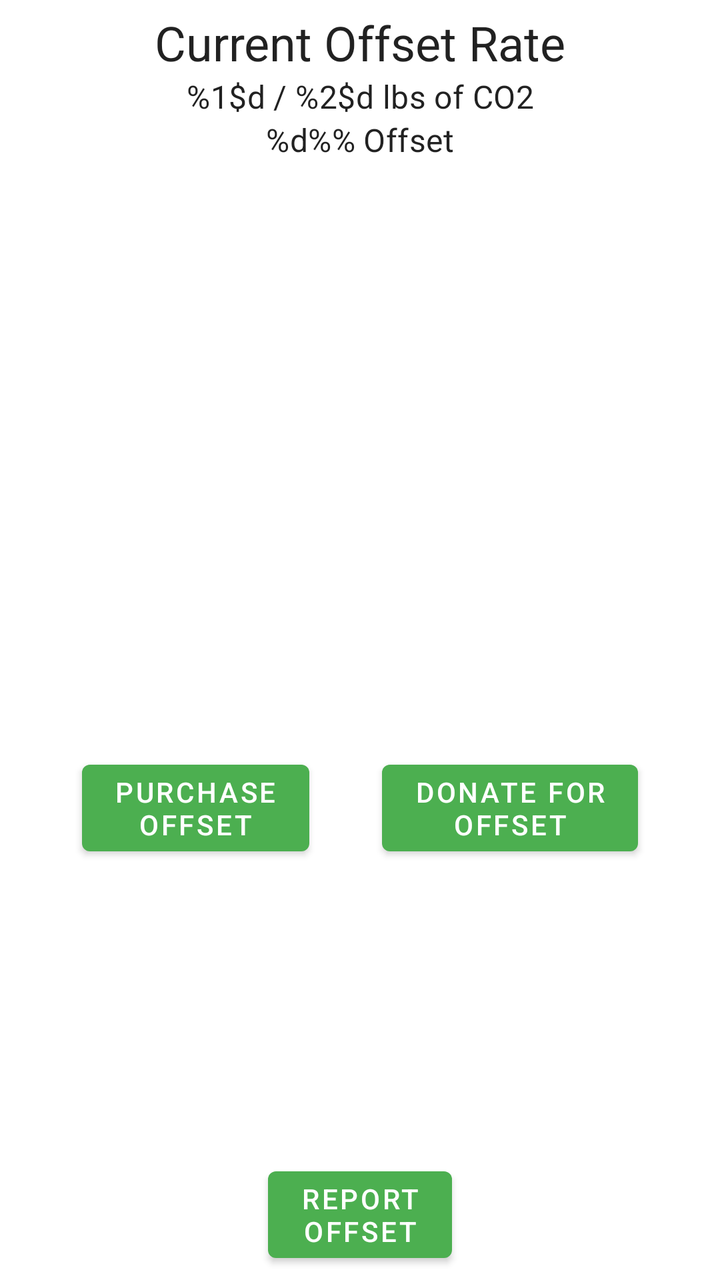
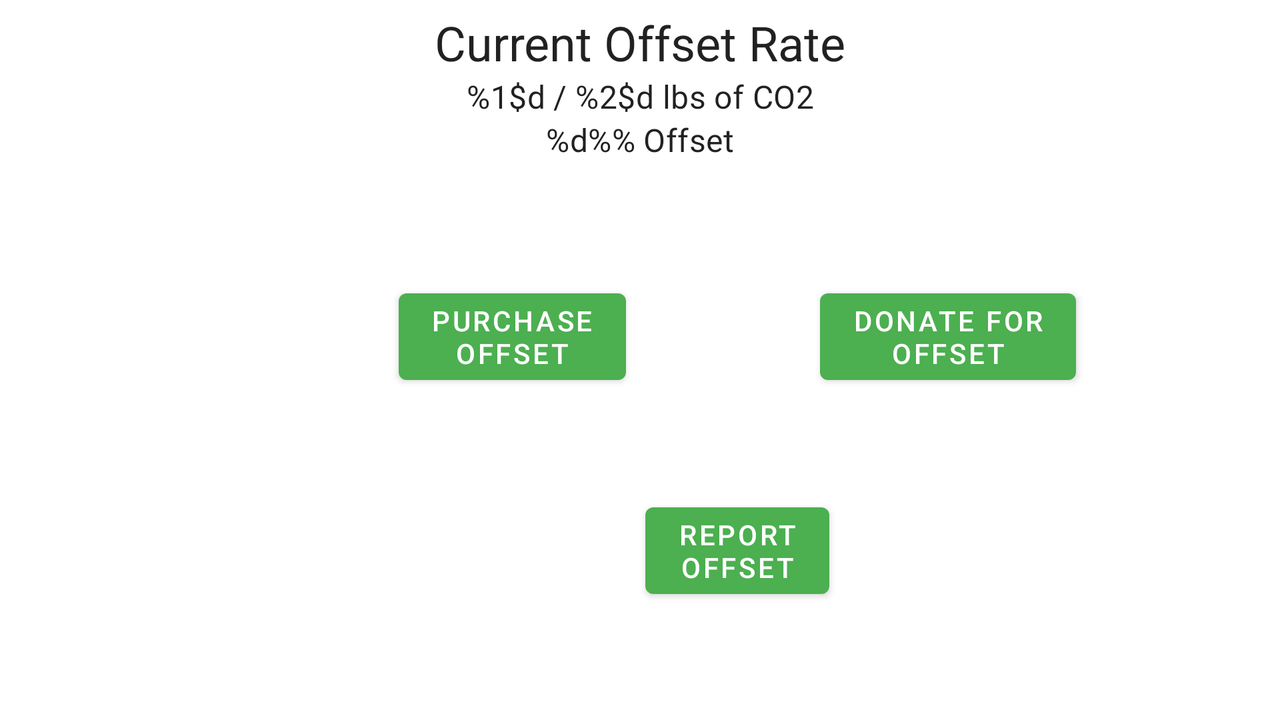

Two renders of one Android screen. The first uses the default layout on a phone; the second uses the alternative layout the repository ships for a different screen configuration, on a matching device. The two XML files are below.
<!-- AndroidManifest.xml: application theme AppTheme -->
<!-- res/layout/fragment_offsets.xml -->
<?xml version="1.0" encoding="utf-8"?>
<androidx.constraintlayout.widget.ConstraintLayout
    xmlns:android="http://schemas.android.com/apk/res/android"
    xmlns:app="http://schemas.android.com/apk/res-auto"
    xmlns:tools="http://schemas.android.com/tools"
    android:layout_width="match_parent"
    android:layout_height="match_parent"
    android:padding="5dp"
    tools:context=".screens.OffsetsFragment">

    <TextView
        android:id="@+id/textView_CurrentOffsetTitle"
        android:layout_width="wrap_content"
        android:layout_height="wrap_content"
        android:text="@string/current_offset_rate"
        app:layout_constraintEnd_toEndOf="parent"
        app:layout_constraintStart_toStartOf="parent"
        app:layout_constraintTop_toTopOf="parent"
        style="@style/TextAppearance.MaterialComponents.Headline5"/>

    <TextView
        android:id="@+id/textView_offsetRatio"
        android:layout_width="wrap_content"
        android:layout_height="wrap_content"
        android:text="@string/offset_ratio"
        app:layout_constraintEnd_toEndOf="parent"
        app:layout_constraintStart_toStartOf="parent"
        app:layout_constraintTop_toBottomOf="@+id/textView_CurrentOffsetTitle"
        style="@style/TextAppearance.MaterialComponents.Subtitle1"/>

    <TextView
        android:id="@+id/textView_offsetPercentage"
        android:layout_width="wrap_content"
        android:layout_height="wrap_content"
        android:text="@string/offset_percentage"
        app:layout_constraintEnd_toEndOf="parent"
        app:layout_constraintStart_toStartOf="parent"
        app:layout_constraintTop_toBottomOf="@+id/textView_offsetRatio"
        style="@style/TextAppearance.MaterialComponents.Subtitle1"/>

    <ImageView
        android:id="@+id/imageView_treeDead"
        android:layout_width="wrap_content"
        android:layout_height="wrap_content"
        app:layout_constraintEnd_toEndOf="parent"
        app:layout_constraintStart_toStartOf="parent"
        app:layout_constraintTop_toBottomOf="@+id/textView_offsetPercentage"
        app:layout_constraintBottom_toTopOf="@+id/button_purchaseOffset"
        app:srcCompat="@drawable/ic_tree_dead" />

    <ImageView
        android:id="@+id/imageView_treeAlive"
        android:layout_width="0dp"
        android:layout_height="0dp"
        app:layout_constraintTop_toTopOf="@id/imageView_treeDead"
        app:layout_constraintBottom_toBottomOf="@id/imageView_treeDead"
        app:layout_constraintStart_toStartOf="@id/imageView_treeDead"
        app:layout_constraintEnd_toEndOf="@id/imageView_treeDead"
        app:srcCompat="@drawable/ic_tree_colored"
        android:alpha="0"/>


    <Button
        android:id="@+id/button_purchaseOffset"
        android:layout_width="wrap_content"
        android:layout_height="wrap_content"
        android:text="@string/purchase_offset"
        app:layout_constraintBottom_toTopOf="@+id/button_reportOffset"
        app:layout_constraintEnd_toStartOf="@id/button_donateOffset"
        app:layout_constraintStart_toStartOf="parent"
        app:layout_constraintTop_toBottomOf="@+id/imageView_treeDead" />

    <Button
        android:id="@+id/button_donateOffset"
        android:layout_width="wrap_content"
        android:layout_height="wrap_content"
        android:text="@string/donate_for_offset"
        app:layout_constraintBottom_toBottomOf="@+id/button_purchaseOffset"
        app:layout_constraintEnd_toEndOf="parent"
        app:layout_constraintStart_toEndOf="@+id/button_purchaseOffset"
        app:layout_constraintTop_toTopOf="@+id/button_purchaseOffset" />

    <Button
        android:id="@+id/button_reportOffset"
        android:layout_width="wrap_content"
        android:layout_height="wrap_content"
        android:text="@string/report_offset"
        app:layout_constraintBottom_toBottomOf="parent"
        app:layout_constraintEnd_toEndOf="parent"
        app:layout_constraintStart_toStartOf="parent" />

</androidx.constraintlayout.widget.ConstraintLayout>
<!-- resources referenced by this layout -->
<resources>
  <string name="current_offset_rate">Current Offset Rate</string>
  <string name="donate_for_offset">Donate for\nOffset</string>
  <string name="offset_percentage">%d%% Offset</string>
  <string name="offset_ratio">%1$d / %2$d lbs of CO2</string>
  <string name="purchase_offset">Purchase\nOffset</string>
  <string name="report_offset">Report\nOffset</string>
  <style name="AppTheme" parent="Theme.MaterialComponents.Light.DarkActionBar">
          
          <item name="colorPrimary">@color/colorPrimary</item>
          <item name="colorPrimaryDark">@color/colorPrimaryDark</item>
          <item name="colorAccent">@color/colorAccent</item>
          <item name="android:textColorSecondary">@color/white</item>
      </style>
  <color name="colorPrimary">#4CAF50</color>
  <color name="colorPrimaryDark">#388E3C</color>
  <color name="colorAccent">#607D8B</color>
  <color name="white">#FFFFFF</color>
</resources>
<!-- res/layout-land/fragment_offsets.xml (the repository's variant of the layout above) -->
<!-- drawn on the phone turned sideways -->
<?xml version="1.0" encoding="utf-8"?>
<androidx.constraintlayout.widget.ConstraintLayout
    xmlns:android="http://schemas.android.com/apk/res/android"
    xmlns:app="http://schemas.android.com/apk/res-auto"
    xmlns:tools="http://schemas.android.com/tools"
    android:layout_width="match_parent"
    android:layout_height="match_parent"
    android:padding="5dp"
    tools:context=".screens.OffsetsFragment">

    <TextView
        android:id="@+id/textView_CurrentOffsetTitle"
        android:layout_width="wrap_content"
        android:layout_height="wrap_content"
        android:text="@string/current_offset_rate"
        app:layout_constraintEnd_toEndOf="parent"
        app:layout_constraintStart_toStartOf="parent"
        app:layout_constraintTop_toTopOf="parent"
        style="@style/TextAppearance.MaterialComponents.Headline5"/>

    <TextView
        android:id="@+id/textView_offsetRatio"
        android:layout_width="wrap_content"
        android:layout_height="wrap_content"
        android:text="@string/offset_ratio"
        app:layout_constraintEnd_toEndOf="parent"
        app:layout_constraintStart_toStartOf="parent"
        app:layout_constraintTop_toBottomOf="@+id/textView_CurrentOffsetTitle"
        style="@style/TextAppearance.MaterialComponents.Subtitle1"/>

    <TextView
        android:id="@+id/textView_offsetPercentage"
        android:layout_width="wrap_content"
        android:layout_height="wrap_content"
        android:text="@string/offset_percentage"
        app:layout_constraintEnd_toEndOf="parent"
        app:layout_constraintStart_toStartOf="parent"
        app:layout_constraintTop_toBottomOf="@+id/textView_offsetRatio"
        style="@style/TextAppearance.MaterialComponents.Subtitle1"/>

    <ImageView
        android:id="@+id/imageView_treeDead"
        android:layout_width="wrap_content"
        android:layout_height="wrap_content"
        app:layout_constraintBottom_toBottomOf="parent"
        app:layout_constraintStart_toStartOf="parent"
        app:layout_constraintTop_toBottomOf="@+id/textView_offsetPercentage"
        app:layout_constraintEnd_toStartOf="@id/button_purchaseOffset"
        app:srcCompat="@drawable/ic_tree_dead" />

    <ImageView
        android:id="@+id/imageView_treeAlive"
        android:layout_width="0dp"
        android:layout_height="0dp"
        app:layout_constraintTop_toTopOf="@id/imageView_treeDead"
        app:layout_constraintBottom_toBottomOf="@id/imageView_treeDead"
        app:layout_constraintStart_toStartOf="@id/imageView_treeDead"
        app:layout_constraintEnd_toEndOf="@id/imageView_treeDead"
        app:srcCompat="@drawable/ic_tree_colored"
        android:alpha="0"/>

    <Button
        android:id="@+id/button_purchaseOffset"
        android:layout_width="wrap_content"
        android:layout_height="wrap_content"
        android:layout_marginTop="8dp"
        android:text="@string/purchase_offset"
        app:layout_constraintEnd_toStartOf="@id/button_donateOffset"
        app:layout_constraintStart_toEndOf="@+id/imageView_treeDead"
        app:layout_constraintTop_toBottomOf="@+id/textView_offsetPercentage"
        app:layout_constraintBottom_toTopOf="@id/button_reportOffset"/>

    <Button
        android:id="@+id/button_donateOffset"
        android:layout_width="wrap_content"
        android:layout_height="wrap_content"
        android:text="@string/donate_for_offset"
        app:layout_constraintBottom_toBottomOf="@+id/button_purchaseOffset"
        app:layout_constraintEnd_toEndOf="parent"
        app:layout_constraintStart_toEndOf="@+id/button_purchaseOffset"
        app:layout_constraintTop_toTopOf="@+id/button_purchaseOffset" />

    <Button
        android:id="@+id/button_reportOffset"
        android:layout_width="wrap_content"
        android:layout_height="wrap_content"
        android:text="@string/report_offset"
        app:layout_constraintBottom_toBottomOf="parent"
        app:layout_constraintEnd_toEndOf="@+id/button_donateOffset"
        app:layout_constraintStart_toStartOf="@+id/button_purchaseOffset"
        app:layout_constraintTop_toBottomOf="@+id/button_purchaseOffset" />

</androidx.constraintlayout.widget.ConstraintLayout>
